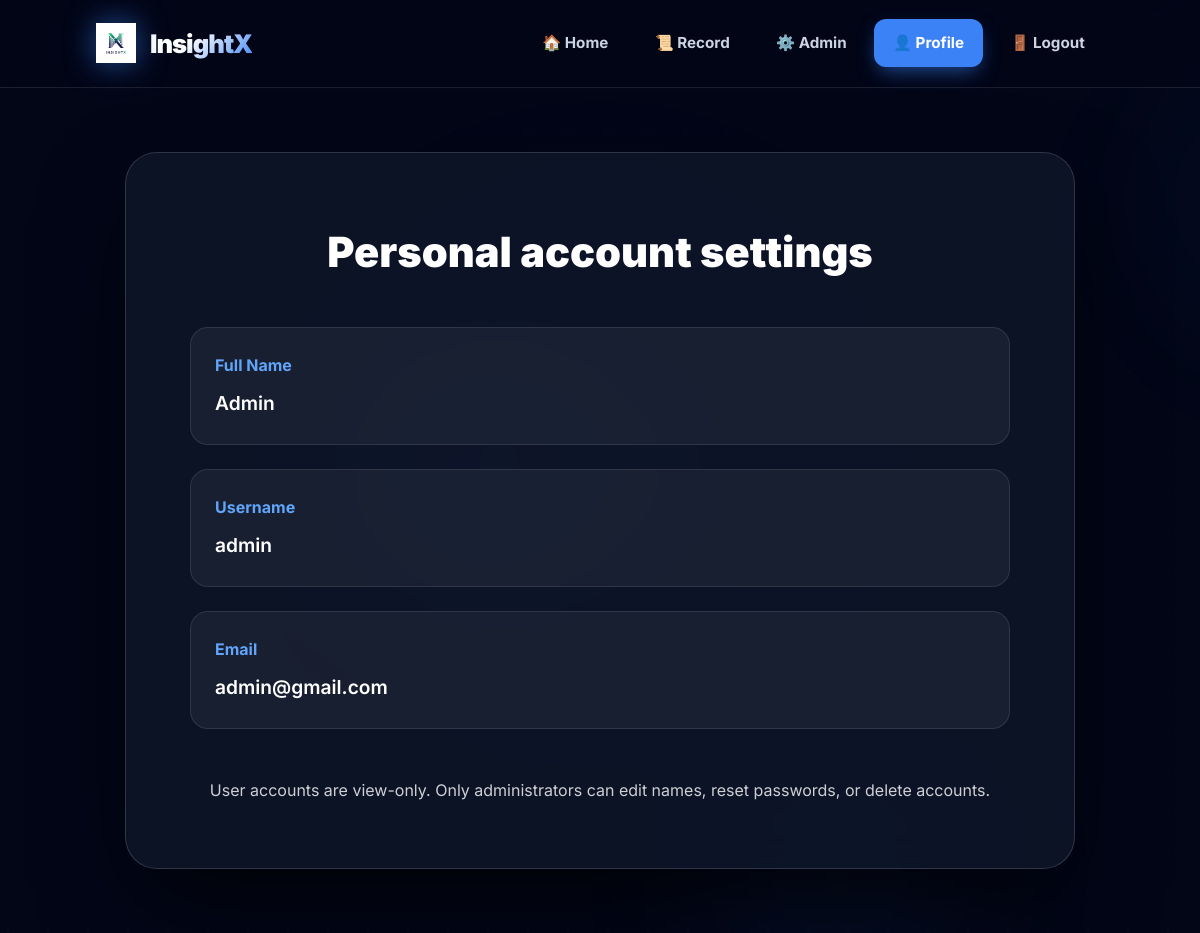
Screenshot of /profile (signed in) with the database file from the repository.
### database/models.py (models this page shows, shortened)
class User(db.Model, UserMixin):
    __tablename__ = "users"
    id = db.Column(db.Integer, primary_key=True)
    username = db.Column(db.String(80), nullable=False)
    full_name = db.Column(db.String(120), nullable=True)
    email = db.Column(db.String(120), unique=True, nullable=False)
    password = db.Column(db.String(200), nullable=False)
    is_admin = db.Column(db.Boolean, nullable=False, default=False)
    created_at = db.Column(db.DateTime, default=datetime.utcnow)
    summaries = db.relationship(
        "Summary",
        backref="user",
        lazy=True,
        cascade="all, delete-orphan",
    )

### app.py (the view)
@app.route("/profile")
@login_required
def profile():
    return render_template("profile.html", user=current_user)

### database/db.py (called while the page is built)
@event.listens_for(Engine, "connect")
def configure_sqlite_pragmas(dbapi_connection, _connection_record) -> None:
    if not isinstance(dbapi_connection, sqlite3.Connection):
        return
    cursor = dbapi_connection.cursor()
    cursor.execute("PRAGMA foreign_keys=ON")
    cursor.execute("PRAGMA journal_mode=MEMORY")
    cursor.execute("PRAGMA synchronous=NORMAL")
    cursor.close()

def _create_sqlite_connection() -> sqlite3.Connection:
    connection = sqlite3.connect(ACTIVE_DATABASE_PATH, check_same_thread=False)
    cursor = connection.cursor()
    cursor.execute("PRAGMA foreign_keys=ON")
    cursor.execute("PRAGMA journal_mode=WAL")
    cursor.execute("PRAGMA synchronous=NORMAL")
    cursor.close()
    return connection

### database/user_repository.py (called while the page is built)
def get_user_by_id(user_id: int) -> User | None:
    return db.session.get(User, user_id)

### services/auth_service.py (called while the page is built)
def configure_login_manager() -> None:
    global _LOGIN_MANAGER_CONFIGURED
    if _LOGIN_MANAGER_CONFIGURED:
        return
    @login_manager.user_loader
    def load_user(user_id: str):
        try:
            return user_repository.get_user_by_id(int(user_id))
        except (TypeError, ValueError):
            return None
    _LOGIN_MANAGER_CONFIGURED = True

### templates/profile.html (shortened to what this page needs)
<!DOCTYPE html>
<html lang="en">
<head>
    <link rel="stylesheet" href="/static/style.css?v=12.0">
</head>
<body>
    <header>
        <a href="/" class="logo-container">
            <img src="/static/favicon.jpg" class="bird-logo" alt="InsightX">
            <span class="logo-text">InsightX</span>
        </a>
        <nav>
            <ul>
                <li><a href="/">🏠 Home</a></li>
                <li><a href="/history">📜 Record</a></li>
                {% if current_user.is_admin %}<li><a href="/admin">⚙️ Admin</a></li>{% endif %}<li><a href="/profile" class="active">👤 Profile</a></li>
                <li><a href="#" onclick="doLogout()">🚪 Logout</a></li>
            </ul>
        </nav>
    </header>
    <main>
        <div class="profile-container glass-card">
            <h2>Personal account settings</h2>
            <div class="profile-info">
                <div class="info-group">
                    <label>Full Name</label>
                    <p>{{ user.full_name or 'Not set' }}</p>
                </div>
                <div class="info-group">
                    <label>Username</label>
                    <p>{{ user.username }}</p>
                </div>
                <div class="info-group">
                    <label>Email</label>
                    <p>{{ user.email }}</p>
                </div>
            </div>
<div class="btn-group">
<p style="opacity:.8">User accounts are view-only. Only administrators can edit names, reset passwords, or delete accounts.</p>
</div>
</div>
    </main>
</body>
</html>

### static/style.css (style rules this page uses)
:root { --primary-blue: #3b82f6; --primary-blue-glow: rgba(59, 130, 246, 0.6); --bg-black: #020617; --card-black: rgba(15, 23, 42, 0.8); --text-white: #ffffff; --text-muted: #cbd5e1; --border-gray: rgba(255, 255, 255, 0.1); --accent-blue: #60a5fa; --transition: all 0.4s cubic-bezier(0.175, 0.885, 0.32, 1.275); }
* { box-sizing: border-box; margin: 0; padding: 0; }
body { font-family: 'Inter', -apple-system, sans-serif; background-color: var(--bg-black); color: var(--text-white); line-height: 1.7; min-height: 100vh; overflow-x: hidden; display: flex; flex-direction: column; }
body::before { content: ''; position: fixed; top: 0; left: 0; width: 100%; height: 100%; background-image: radial-gradient(circle at 50% 50%, rgba(59, 130, 246, 0.05) 0%, transparent 50%), radial-gradient(circle at 20% 30%, rgba(255, 255, 255, 0.02) 1px, transparent 0); background-size: 100% 100%, 40px 40px; z-index: -1; animation: pulseBg 10s infinite alternate ease-in-out; }
header { background: rgba(2, 6, 23, 0.8); backdrop-filter: blur(25px); -webkit-backdrop-filter: blur(25px); padding: 1.2rem 8%; display: flex; justify-content: space-between; align-items: center; border-bottom: 1px solid var(--border-gray); position: sticky; top: 0; z-index: 1000; }
.logo-container { display: flex; align-items: center; gap: 14px; text-decoration: none; }
.bird-logo { width: 40px; height: 40px; fill: var(--primary-blue); filter: drop-shadow(0 0 15px var(--primary-blue-glow)); animation: float 3s infinite ease-in-out; }
.logo-text { font-size: 1.6rem; font-weight: 900; letter-spacing: -1px; background: linear-gradient(135deg, #fff 40%, var(--primary-blue) 100%); -webkit-background-clip: text; -webkit-text-fill-color: transparent; }
nav ul { list-style: none; display: flex; gap: 0.5rem; }
nav a { text-decoration: none; color: var(--text-muted); font-weight: 700; font-size: 0.95rem; transition: var(--transition); padding: 0.7rem 1.2rem; border-radius: 12px; display: flex; align-items: center; gap: 8px; }
nav a.active { color: #fff; background: var(--primary-blue); box-shadow: 0 8px 20px -5px var(--primary-blue-glow); }
main { flex: 1; display: flex; align-items: center; justify-content: center; padding: 4rem 5%; }
.glass-card { background: var(--card-black); backdrop-filter: blur(20px); -webkit-backdrop-filter: blur(20px); border: 1px solid rgba(255, 255, 255, 0.15); border-radius: 32px; padding: 4rem; box-shadow: 0 40px 100px -20px rgba(0, 0, 0, 0.8); width: 100%; max-width: 950px; position: relative; overflow: hidden; }
h2 { font-size: 2.6rem; font-weight: 900; margin-bottom: 2.5rem; color: var(--text-white); text-align: center; display: flex; align-items: center; justify-content: center; gap: 15px; }
.btn-group { display: flex; gap: 15px; justify-content: center; margin-top: 3rem; }
.profile-info { display: flex; flex-direction: column; gap: 1.5rem; }
.info-group { background: rgba(255, 255, 255, 0.05); padding: 1.5rem; border-radius: 18px; border: 1px solid var(--border-gray); }
.info-group label { display: block; color: var(--accent-blue); font-weight: 700; margin-bottom: 0.5rem; }
.info-group p { font-size: 1.2rem; font-weight: 600; }

### rows the page displays
User: full_name "Admin", username "admin", email "admin@gmail.com"
